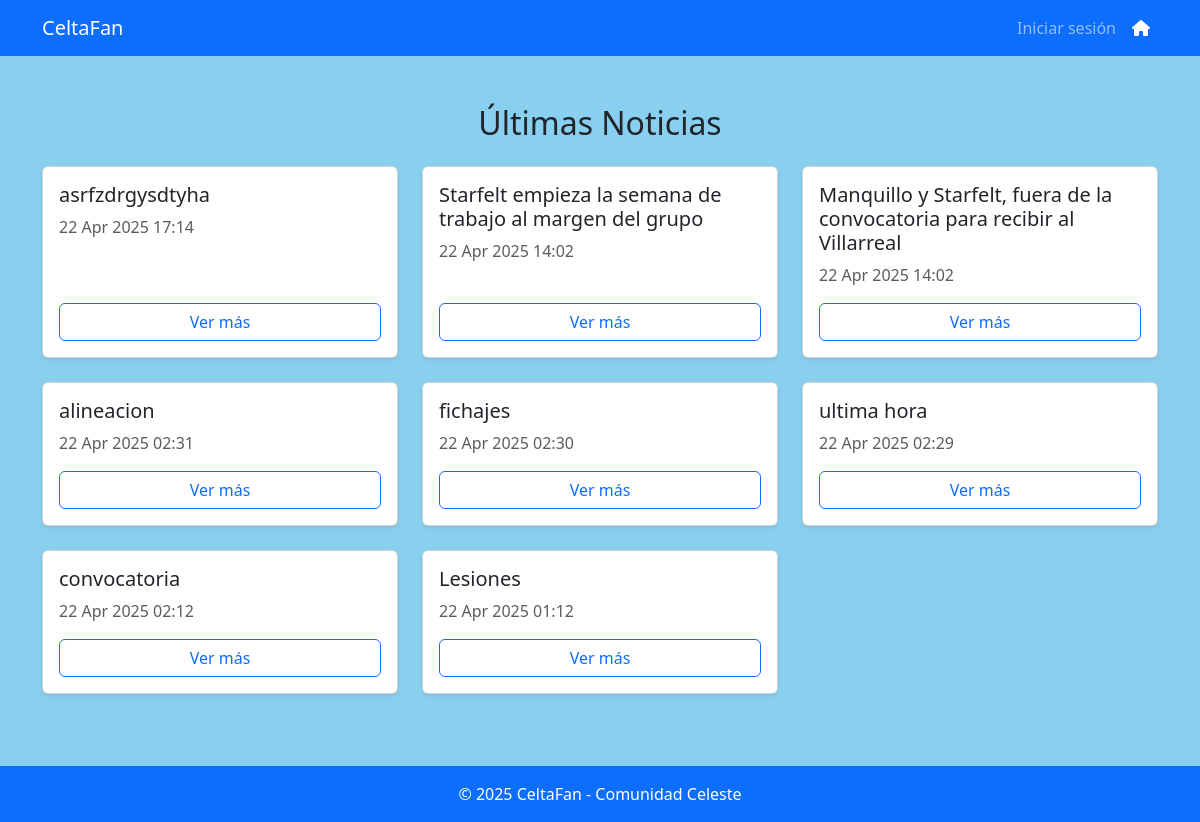
Before: /noticias/ with the older database file.
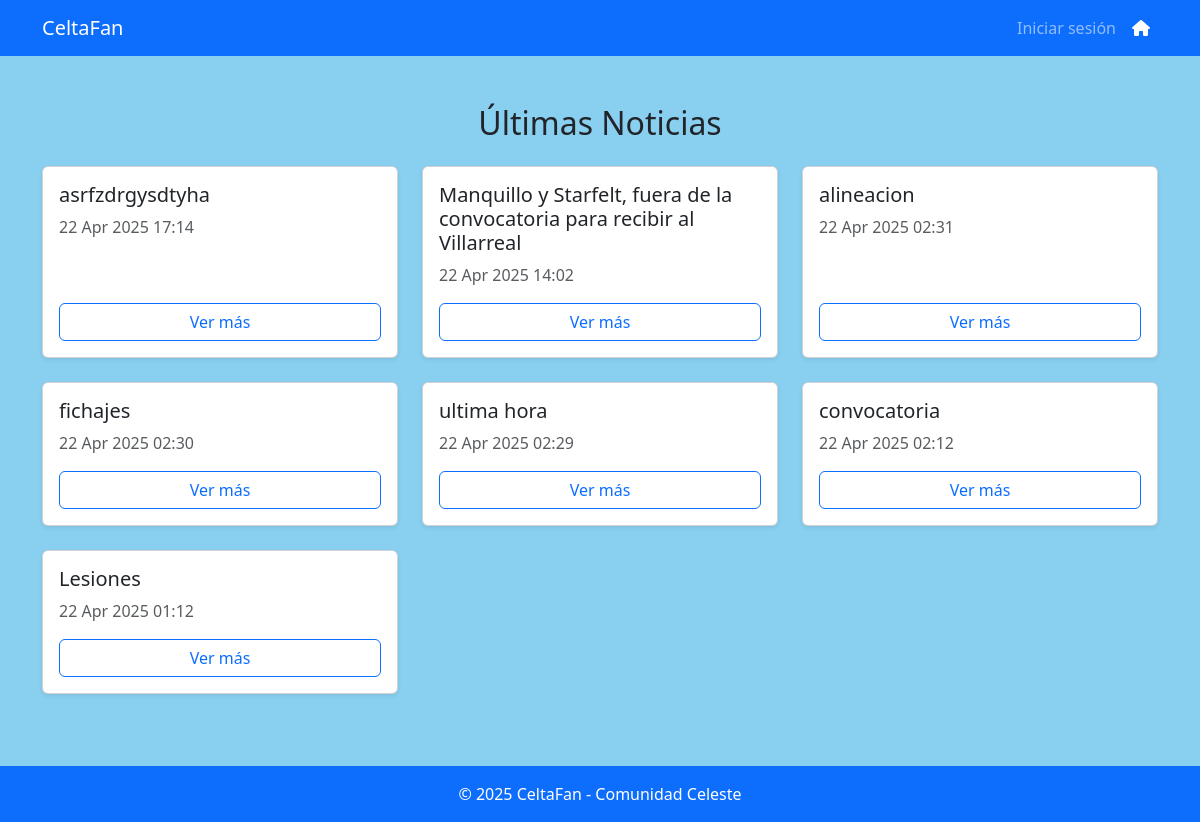
After: the same page with the newer database file.
### core/models.py (models this page shows, shortened)
class Noticia(models.Model):
    titulo = models.CharField(max_length=200)
    contenido = models.TextField()
    fecha_publicacion = models.DateTimeField(default=timezone.now)

### core/views.py (the view)
# urls.py: path('noticias/', views.lista_noticias, name='lista_noticias'),
def lista_noticias(request):
    noticias = Noticia.objects.all().order_by('-fecha_publicacion')  # Ordenar por fecha descendente
    return render(request, 'noticias/lista_noticias.html', {'noticias': noticias})

### core/templates/noticias/lista_noticias.html (shortened to what this page needs)
<!DOCTYPE html>
<html lang="es">
<head>
    <link href="https://cdn.jsdelivr.net/npm/bootstrap@5.3.0/dist/css/bootstrap.min.css" rel="stylesheet">
    <link href="https://cdnjs.cloudflare.com/ajax/libs/font-awesome/6.0.0-beta3/css/all.min.css" rel="stylesheet">
</head>
<body style="background-color: #89CFF0;">
    <nav class="navbar navbar-expand-lg navbar-dark bg-primary">
        <div class="container">
            <a class="navbar-brand" href="#">CeltaFan</a>
            <div class="collapse navbar-collapse justify-content-end" id="navbarNav">
                <ul class="navbar-nav">
                    {% if user.is_authenticated %}
                    <li class="nav-item dropdown">
                        <a class="nav-link dropdown-toggle text-white" href="#" id="usuarioDropdown" role="button"
                            data-bs-toggle="dropdown" aria-expanded="false">
                            👤 {{ user.username }}
                        </a>
                        <ul class="dropdown-menu dropdown-menu-end" aria-labelledby="usuarioDropdown">
                            <li><a class="dropdown-item" href="{% url 'perfil' %}">Perfil</a></li>
                            <li>
                                <form method="post" action="{% url 'logout' %}" class="d-inline">
                                    {% csrf_token %}
                                    <button type="submit" class="dropdown-item">Salir</button>
                                </form>
                            </li>
                        </ul>
                    </li>
                    {% else %}
                    <li class="nav-item">
                        <a class="nav-link" href="{% url 'login' %}">Iniciar sesión</a>
                    </li>
                    {% endif %}
                    <li class="nav-item">
                        <a class="nav-link text-white" href="{% url 'home' %}">
                            <i class="fas fa-home"></i>
                        </a>
                    </li>
                </ul>
            </div>
        </div>
    </nav>
    <div class="container py-5">
        <h2 class="mb-4 text-center">Últimas Noticias</h2>
        <div class="row">
            {% for noticia in noticias %}
            <div class="col-sm-12 col-md-6 col-lg-4 mb-4">
                <div class="card h-100 shadow-sm">
                    <div class="card-body d-flex flex-column">
                        <h5 class="card-title">{{ noticia.titulo }}</h5>
                        <p class="text-muted mb-3">{{ noticia.fecha_publicacion|date:"d M Y H:i" }}</p>
                        <a href="{% url 'detalle_noticia' noticia.id %}" class="btn btn-outline-primary mt-auto">Ver
                            más</a>
                    </div>
                </div>
            </div>
            {% endfor %}
        </div>
    </div>
    <footer class="bg-primary text-white text-center py-3 mt-auto">
        &copy; 2025 CeltaFan - Comunidad Celeste
    </footer>
</body>
</html>

Changed rows visible on the page:
removed Noticia: titulo "Starfelt empieza la semana de trabajo al margen del grupo", fecha_publicacion "22 Apr 2025 14:02"
